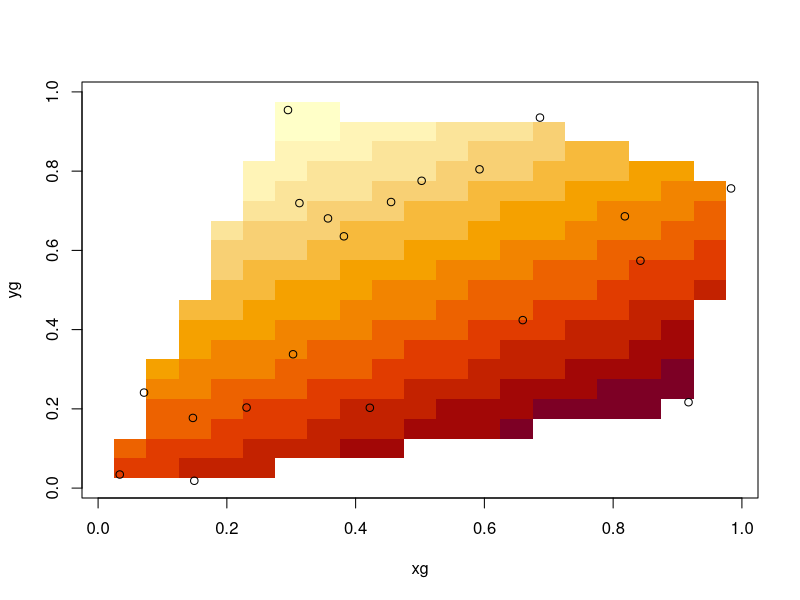

Generate this figure with R:
library(interp)


### Name: outer.convhull
### Title: Version of outer which operates only in a convex hull
### Aliases: outer.convhull
### Keywords: spatial

### ** Examples

x<-runif(20)
y<-runif(20)
z<-runif(20)
z.lm<-lm(z~x+y)
f.pred<-function(x,y)
  {predict(z.lm,data.frame(x=as.vector(x),y=as.vector(y)))}
xg<-seq(0,1,0.05)
yg<-seq(0,1,0.05)
image(xg,yg,outer.convhull(xg,yg,x,y,f.pred))
points(x,y)
